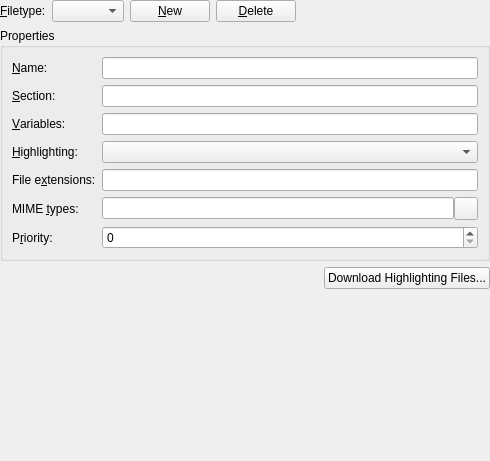
<ui version="4.0" >
 <class>FileTypeConfigWidget</class>
 <widget class="QWidget" name="FileTypeConfigWidget" >
  <property name="geometry" >
   <rect>
    <x>0</x>
    <y>0</y>
    <width>490</width>
    <height>461</height>
   </rect>
  </property>
  <layout class="QVBoxLayout" >
   <property name="leftMargin" >
    <number>0</number>
   </property>
   <property name="topMargin" >
    <number>0</number>
   </property>
   <property name="rightMargin" >
    <number>0</number>
   </property>
   <property name="bottomMargin" >
    <number>0</number>
   </property>
   <item>
    <layout class="QHBoxLayout" >
     <item>
      <widget class="QLabel" name="lblFiletype" >
       <property name="text" >
        <string>&amp;Filetype:</string>
       </property>
       <property name="buddy" >
        <cstring>cmbFiletypes</cstring>
       </property>
      </widget>
     </item>
     <item>
      <widget class="QComboBox" name="cmbFiletypes" >
       <property name="whatsThis" >
        <string>Select the tiletype you want to change.</string>
       </property>
      </widget>
     </item>
     <item>
      <widget class="QPushButton" name="btnNew" >
       <property name="whatsThis" >
        <string>Create a new file type.</string>
       </property>
       <property name="text" >
        <string>&amp;New</string>
       </property>
      </widget>
     </item>
     <item>
      <widget class="QPushButton" name="btnDelete" >
       <property name="whatsThis" >
        <string>Delete the current file type.</string>
       </property>
       <property name="text" >
        <string>&amp;Delete</string>
       </property>
      </widget>
     </item>
     <item>
      <spacer>
       <property name="orientation" >
        <enum>Qt::Horizontal</enum>
       </property>
       <property name="sizeHint" >
        <size>
         <width>40</width>
         <height>20</height>
        </size>
       </property>
      </spacer>
     </item>
    </layout>
   </item>
   <item>
    <widget class="QGroupBox" name="gbProperties" >
     <property name="title" >
      <string>Properties</string>
     </property>
     <layout class="QGridLayout" >
      <item row="0" column="0" >
       <widget class="QLabel" name="lblName" >
        <property name="text" >
         <string>&amp;Name:</string>
        </property>
        <property name="buddy" >
         <cstring>edtName</cstring>
        </property>
       </widget>
      </item>
      <item row="0" column="1" >
       <widget class="QLineEdit" name="edtName" >
        <property name="whatsThis" >
         <string>The name of the filetype will be the text of the corresponding menu item.</string>
        </property>
       </widget>
      </item>
      <item row="1" column="0" >
       <widget class="QLabel" name="lblSection" >
        <property name="text" >
         <string>&amp;Section:</string>
        </property>
        <property name="buddy" >
         <cstring>edtSection</cstring>
        </property>
       </widget>
      </item>
      <item row="1" column="1" >
       <widget class="QLineEdit" name="edtSection" >
        <property name="whatsThis" >
         <string>The section name is used to organize the file types in menus.</string>
        </property>
       </widget>
      </item>
      <item row="2" column="0" >
       <widget class="QLabel" name="lblVariables" >
        <property name="text" >
         <string>&amp;Variables:</string>
        </property>
        <property name="buddy" >
         <cstring>edtVariables</cstring>
        </property>
       </widget>
      </item>
      <item row="2" column="1" >
       <widget class="QLineEdit" name="edtVariables" >
        <property name="whatsThis" >
         <string>&lt;p>This string allows to configure Kate's settings for the files selected by this mimetype using Kate variables. Almost any configuration option can be set, such as highlight, indent-mode, encoding, etc.&lt;/p>&lt;p>For a full list of known variables, see the manual.&lt;/p></string>
        </property>
       </widget>
      </item>
      <item row="3" column="0" >
       <widget class="QLabel" name="lblHl" >
        <property name="text" >
         <string>&amp;Highlighting:</string>
        </property>
        <property name="buddy" >
         <cstring>edtFileExtensions</cstring>
        </property>
       </widget>
      </item>
      <item row="4" column="0" >
       <widget class="QLabel" name="lblExtensions" >
        <property name="text" >
         <string>File e&amp;xtensions:</string>
        </property>
        <property name="buddy" >
         <cstring>edtFileExtensions</cstring>
        </property>
       </widget>
      </item>
      <item row="4" column="1" >
       <widget class="QLineEdit" name="edtFileExtensions" >
        <property name="whatsThis" >
         <string>The wildcards mask allows to select files by filename. A typical mask uses an asterisk and the file extension, for example &lt;code>*.txt; *.text&lt;/code>. The string is a semicolon-separated list of masks.</string>
        </property>
       </widget>
      </item>
      <item row="5" column="0" >
       <widget class="QLabel" name="lblMimeTypes" >
        <property name="text" >
         <string>MIME &amp;types:</string>
        </property>
        <property name="buddy" >
         <cstring>edtMimeTypes</cstring>
        </property>
       </widget>
      </item>
      <item row="5" column="1" >
       <layout class="QHBoxLayout" >
        <property name="spacing" >
         <number>0</number>
        </property>
        <property name="leftMargin" >
         <number>0</number>
        </property>
        <property name="topMargin" >
         <number>0</number>
        </property>
        <property name="rightMargin" >
         <number>0</number>
        </property>
        <property name="bottomMargin" >
         <number>0</number>
        </property>
        <item>
         <widget class="QLineEdit" name="edtMimeTypes" >
          <property name="whatsThis" >
           <string>The mime type mask allows to select files by mimetype. The string is a semicolon-separated list of mimetypes, for example &lt;code>text/plain; text/english&lt;/code>.</string>
          </property>
         </widget>
        </item>
        <item>
         <widget class="QToolButton" name="btnMimeTypes" >
          <property name="whatsThis" >
           <string>Displays a wizard that helps you easily select mimetypes.</string>
          </property>
         </widget>
        </item>
       </layout>
      </item>
      <item row="6" column="0" >
       <widget class="QLabel" name="lblPriority" >
        <property name="text" >
         <string>P&amp;riority:</string>
        </property>
        <property name="buddy" >
         <cstring>sbPriority</cstring>
        </property>
       </widget>
      </item>
      <item row="6" column="1" >
       <widget class="QSpinBox" name="sbPriority" >
        <property name="whatsThis" >
         <string>Sets priority for this file type. If more than one file type selects the same file, the one with the highest priority will be used.</string>
        </property>
       </widget>
      </item>
      <item row="3" column="1" >
       <widget class="QComboBox" name="cmbHl" />
      </item>
     </layout>
    </widget>
   </item>
   <item>
    <layout class="QHBoxLayout" >
     <item>
      <spacer>
       <property name="orientation" >
        <enum>Qt::Horizontal</enum>
       </property>
       <property name="sizeHint" >
        <size>
         <width>351</width>
         <height>20</height>
        </size>
       </property>
      </spacer>
     </item>
     <item>
      <widget class="QPushButton" name="btnDownload" >
       <property name="text" >
        <string>Download Highlighting Files...</string>
       </property>
      </widget>
     </item>
    </layout>
   </item>
   <item>
    <spacer>
     <property name="orientation" >
      <enum>Qt::Vertical</enum>
     </property>
     <property name="sizeHint" >
      <size>
       <width>160</width>
       <height>71</height>
      </size>
     </property>
    </spacer>
   </item>
  </layout>
 </widget>
 <resources/>
 <connections/>
</ui>
